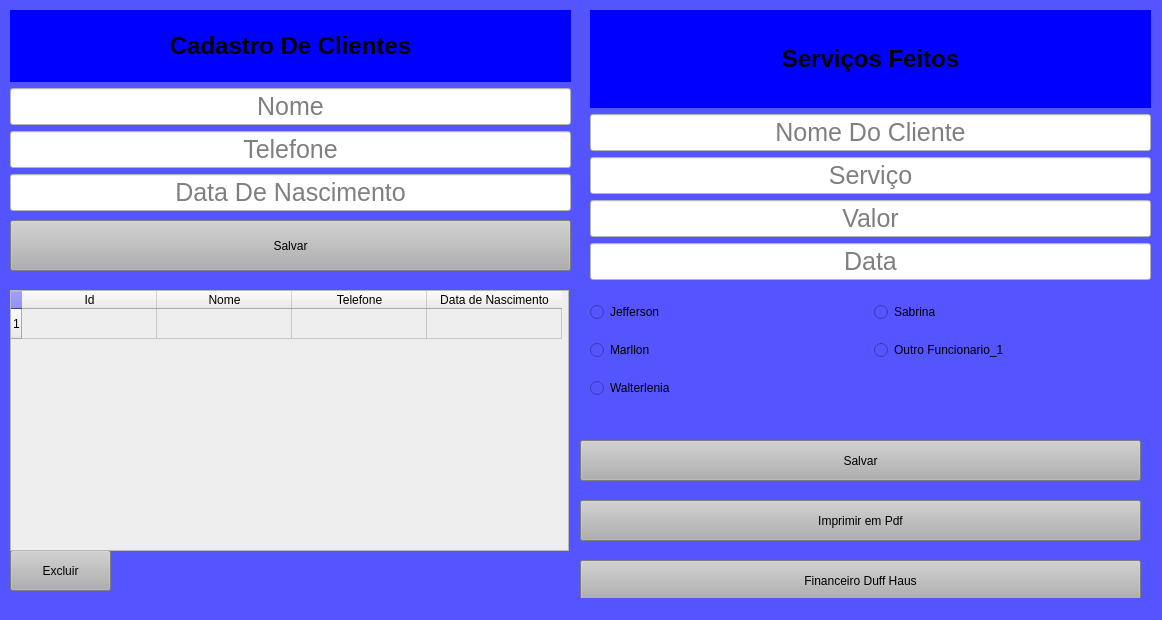
<?xml version="1.0" encoding="UTF-8"?>
<ui version="4.0">
 <class>MainWindow</class>
 <widget class="QMainWindow" name="MainWindow">
  <property name="geometry">
   <rect>
    <x>0</x>
    <y>0</y>
    <width>1162</width>
    <height>620</height>
   </rect>
  </property>
  <property name="windowTitle">
   <string>MainWindow</string>
  </property>
  <property name="styleSheet">
   <string notr="true">background-color: rgb(85, 85, 255);</string>
  </property>
  <widget class="QWidget" name="centralwidget">
   <widget class="QWidget" name="verticalLayoutWidget">
    <property name="geometry">
     <rect>
      <x>10</x>
      <y>10</y>
      <width>561</width>
      <height>201</height>
     </rect>
    </property>
    <layout class="QVBoxLayout" name="verticalLayout">
     <item>
      <widget class="QLabel" name="label">
       <property name="styleSheet">
        <string notr="true">background-color: rgb(0, 0, 255);</string>
       </property>
       <property name="text">
        <string>&lt;html&gt;&lt;head/&gt;&lt;body&gt;&lt;p align=&quot;center&quot;&gt;&lt;span style=&quot; font-size:18pt; font-weight:600;&quot;&gt;Cadastro De Clientes&lt;/span&gt;&lt;/p&gt;&lt;/body&gt;&lt;/html&gt;</string>
       </property>
      </widget>
     </item>
     <item>
      <widget class="QLineEdit" name="lineEdit_10">
       <property name="cursor">
        <cursorShape>IBeamCursor</cursorShape>
       </property>
       <property name="tabletTracking">
        <bool>false</bool>
       </property>
       <property name="styleSheet">
        <string notr="true">background-color: rgb(255, 255, 255);
font-size:25px;
</string>
       </property>
       <property name="maxLength">
        <number>32774</number>
       </property>
       <property name="frame">
        <bool>true</bool>
       </property>
       <property name="echoMode">
        <enum>QLineEdit::Normal</enum>
       </property>
       <property name="alignment">
        <set>Qt::AlignCenter</set>
       </property>
       <property name="placeholderText">
        <string notr="true">Nome</string>
       </property>
      </widget>
     </item>
     <item>
      <widget class="QLineEdit" name="lineEdit_11">
       <property name="styleSheet">
        <string notr="true">background-color: rgb(255, 255, 255);
font-size:25px;
</string>
       </property>
       <property name="alignment">
        <set>Qt::AlignCenter</set>
       </property>
       <property name="placeholderText">
        <string>Telefone</string>
       </property>
      </widget>
     </item>
     <item>
      <widget class="QLineEdit" name="lineEdit_12">
       <property name="styleSheet">
        <string notr="true">background-color: rgb(255, 255, 255);
font-size:25px;
</string>
       </property>
       <property name="alignment">
        <set>Qt::AlignCenter</set>
       </property>
       <property name="placeholderText">
        <string>Data De Nascimento</string>
       </property>
      </widget>
     </item>
    </layout>
   </widget>
   <widget class="QWidget" name="verticalLayoutWidget_3">
    <property name="geometry">
     <rect>
      <x>590</x>
      <y>10</y>
      <width>561</width>
      <height>270</height>
     </rect>
    </property>
    <layout class="QVBoxLayout" name="verticalLayout_3">
     <item>
      <widget class="QLabel" name="label_2">
       <property name="styleSheet">
        <string notr="true">background-color: rgb(0, 0, 255);</string>
       </property>
       <property name="text">
        <string>&lt;html&gt;&lt;head/&gt;&lt;body&gt;&lt;p align=&quot;center&quot;&gt;&lt;span style=&quot; font-size:18pt; font-weight:600;&quot;&gt;Serviços Feitos&lt;/span&gt;&lt;/p&gt;&lt;/body&gt;&lt;/html&gt;</string>
       </property>
      </widget>
     </item>
     <item>
      <widget class="QLineEdit" name="lineEdit_13">
       <property name="cursor">
        <cursorShape>IBeamCursor</cursorShape>
       </property>
       <property name="tabletTracking">
        <bool>false</bool>
       </property>
       <property name="styleSheet">
        <string notr="true">background-color: rgb(255, 255, 255);
font-size:25px;
</string>
       </property>
       <property name="maxLength">
        <number>32774</number>
       </property>
       <property name="frame">
        <bool>true</bool>
       </property>
       <property name="echoMode">
        <enum>QLineEdit::Normal</enum>
       </property>
       <property name="alignment">
        <set>Qt::AlignCenter</set>
       </property>
       <property name="placeholderText">
        <string notr="true">Nome Do Cliente</string>
       </property>
      </widget>
     </item>
     <item>
      <widget class="QLineEdit" name="lineEdit_14">
       <property name="cursor">
        <cursorShape>IBeamCursor</cursorShape>
       </property>
       <property name="tabletTracking">
        <bool>false</bool>
       </property>
       <property name="styleSheet">
        <string notr="true">background-color: rgb(255, 255, 255);
font-size:25px;
</string>
       </property>
       <property name="maxLength">
        <number>32774</number>
       </property>
       <property name="frame">
        <bool>true</bool>
       </property>
       <property name="echoMode">
        <enum>QLineEdit::Normal</enum>
       </property>
       <property name="alignment">
        <set>Qt::AlignCenter</set>
       </property>
       <property name="placeholderText">
        <string notr="true">Serviço</string>
       </property>
      </widget>
     </item>
     <item>
      <widget class="QLineEdit" name="lineEdit_16">
       <property name="cursor">
        <cursorShape>IBeamCursor</cursorShape>
       </property>
       <property name="tabletTracking">
        <bool>false</bool>
       </property>
       <property name="styleSheet">
        <string notr="true">background-color: rgb(255, 255, 255);
font-size:25px;
</string>
       </property>
       <property name="maxLength">
        <number>32774</number>
       </property>
       <property name="frame">
        <bool>true</bool>
       </property>
       <property name="echoMode">
        <enum>QLineEdit::Normal</enum>
       </property>
       <property name="alignment">
        <set>Qt::AlignCenter</set>
       </property>
       <property name="placeholderText">
        <string notr="true">Valor</string>
       </property>
      </widget>
     </item>
     <item>
      <widget class="QLineEdit" name="lineEdit_15">
       <property name="cursor">
        <cursorShape>IBeamCursor</cursorShape>
       </property>
       <property name="tabletTracking">
        <bool>false</bool>
       </property>
       <property name="styleSheet">
        <string notr="true">background-color: rgb(255, 255, 255);
font-size:25px;
</string>
       </property>
       <property name="maxLength">
        <number>32774</number>
       </property>
       <property name="frame">
        <bool>true</bool>
       </property>
       <property name="echoMode">
        <enum>QLineEdit::Normal</enum>
       </property>
       <property name="alignment">
        <set>Qt::AlignCenter</set>
       </property>
       <property name="placeholderText">
        <string notr="true">Data</string>
       </property>
      </widget>
     </item>
    </layout>
   </widget>
   <widget class="QPushButton" name="pushButton_6">
    <property name="geometry">
     <rect>
      <x>580</x>
      <y>440</y>
      <width>561</width>
      <height>41</height>
     </rect>
    </property>
    <property name="styleSheet">
     <string notr="true">background-color: rgb(175, 175, 175);</string>
    </property>
    <property name="text">
     <string>Salvar</string>
    </property>
   </widget>
   <widget class="QPushButton" name="pushButton">
    <property name="geometry">
     <rect>
      <x>10</x>
      <y>220</y>
      <width>561</width>
      <height>51</height>
     </rect>
    </property>
    <property name="styleSheet">
     <string notr="true">background-color: rgb(175, 175, 175);</string>
    </property>
    <property name="text">
     <string>Salvar</string>
    </property>
   </widget>
   <widget class="QPushButton" name="pushButton_7">
    <property name="geometry">
     <rect>
      <x>580</x>
      <y>500</y>
      <width>561</width>
      <height>41</height>
     </rect>
    </property>
    <property name="styleSheet">
     <string notr="true">background-color: rgb(175, 175, 175);</string>
    </property>
    <property name="text">
     <string>Imprimir em Pdf</string>
    </property>
   </widget>
   <widget class="QPushButton" name="pushButton_3">
    <property name="geometry">
     <rect>
      <x>10</x>
      <y>550</y>
      <width>101</width>
      <height>41</height>
     </rect>
    </property>
    <property name="styleSheet">
     <string notr="true">background-color: rgb(175, 175, 175);</string>
    </property>
    <property name="text">
     <string>Excluir</string>
    </property>
   </widget>
   <widget class="QPushButton" name="pushButton_8">
    <property name="geometry">
     <rect>
      <x>580</x>
      <y>560</y>
      <width>561</width>
      <height>41</height>
     </rect>
    </property>
    <property name="styleSheet">
     <string notr="true">background-color: rgb(175, 175, 175);</string>
    </property>
    <property name="text">
     <string>Financeiro Duff Haus</string>
    </property>
   </widget>
   <widget class="QTableWidget" name="tableWidget">
    <property name="geometry">
     <rect>
      <x>10</x>
      <y>290</y>
      <width>559</width>
      <height>261</height>
     </rect>
    </property>
    <property name="styleSheet">
     <string notr="true">background-color: rgb(238, 238, 238);</string>
    </property>
    <property name="rowCount">
     <number>1</number>
    </property>
    <attribute name="horizontalHeaderDefaultSectionSize">
     <number>135</number>
    </attribute>
    <row/>
    <column>
     <property name="text">
      <string>Id</string>
     </property>
    </column>
    <column>
     <property name="text">
      <string>Nome</string>
     </property>
    </column>
    <column>
     <property name="text">
      <string>Telefone</string>
     </property>
    </column>
    <column>
     <property name="text">
      <string>Data de Nascimento</string>
     </property>
    </column>
   </widget>
   <widget class="QWidget" name="gridLayoutWidget">
    <property name="geometry">
     <rect>
      <x>590</x>
      <y>290</y>
      <width>561</width>
      <height>121</height>
     </rect>
    </property>
    <layout class="QGridLayout" name="gridLayout_2">
     <item row="0" column="1">
      <widget class="QRadioButton" name="radioButton">
       <property name="text">
        <string>Sabrina</string>
       </property>
      </widget>
     </item>
     <item row="0" column="0">
      <widget class="QRadioButton" name="radioButton_2">
       <property name="text">
        <string>Jefferson</string>
       </property>
      </widget>
     </item>
     <item row="1" column="0">
      <widget class="QRadioButton" name="radioButton_3">
       <property name="text">
        <string>Marllon</string>
       </property>
      </widget>
     </item>
     <item row="2" column="0">
      <widget class="QRadioButton" name="radioButton_4">
       <property name="text">
        <string>Walterlenia</string>
       </property>
      </widget>
     </item>
     <item row="1" column="1">
      <widget class="QRadioButton" name="radioButton_5">
       <property name="text">
        <string>Outro Funcionario_1</string>
       </property>
      </widget>
     </item>
    </layout>
   </widget>
  </widget>
  <widget class="QStatusBar" name="statusbar"/>
 </widget>
 <resources/>
 <connections/>
</ui>
